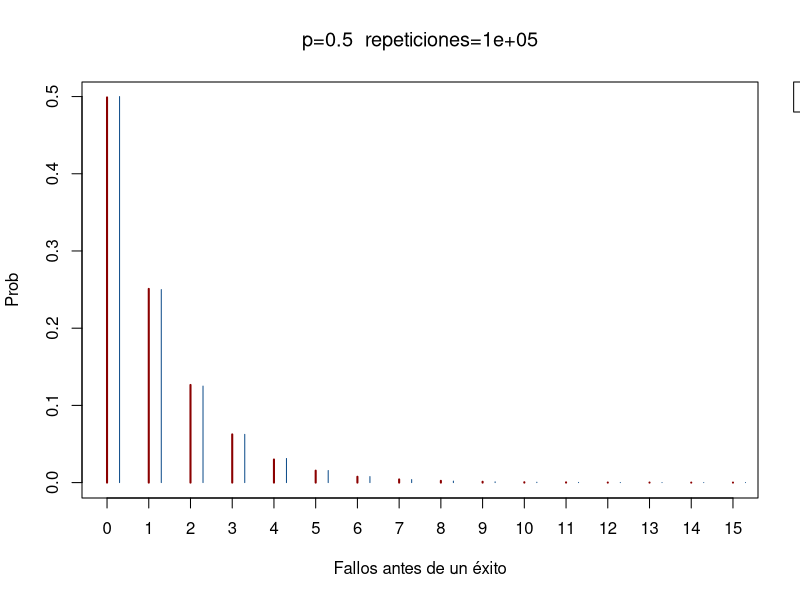
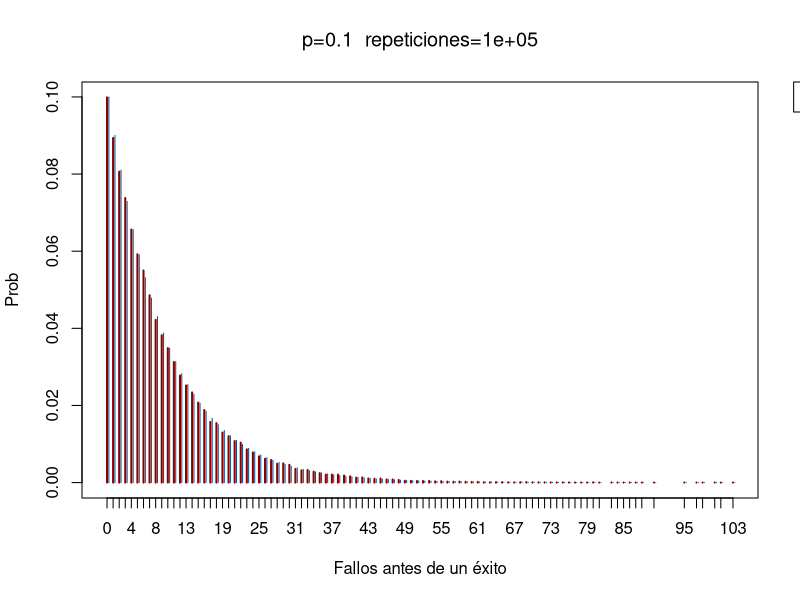
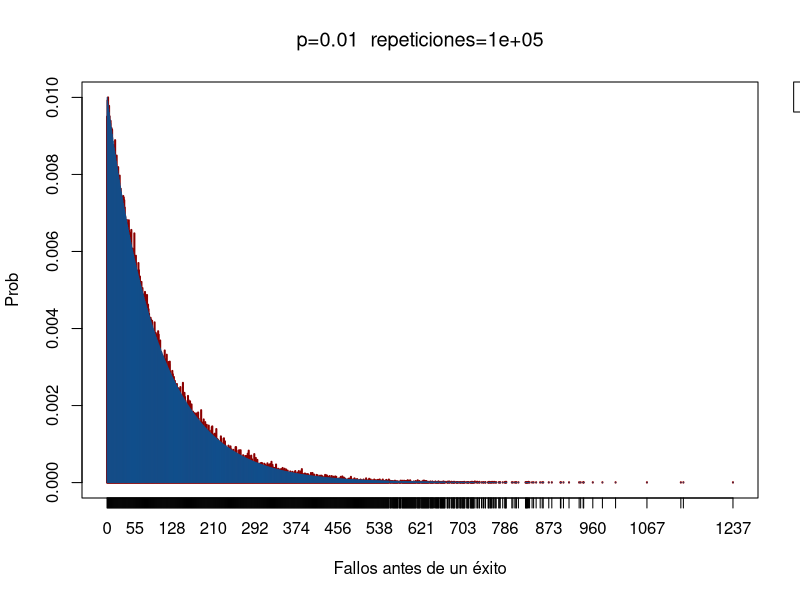
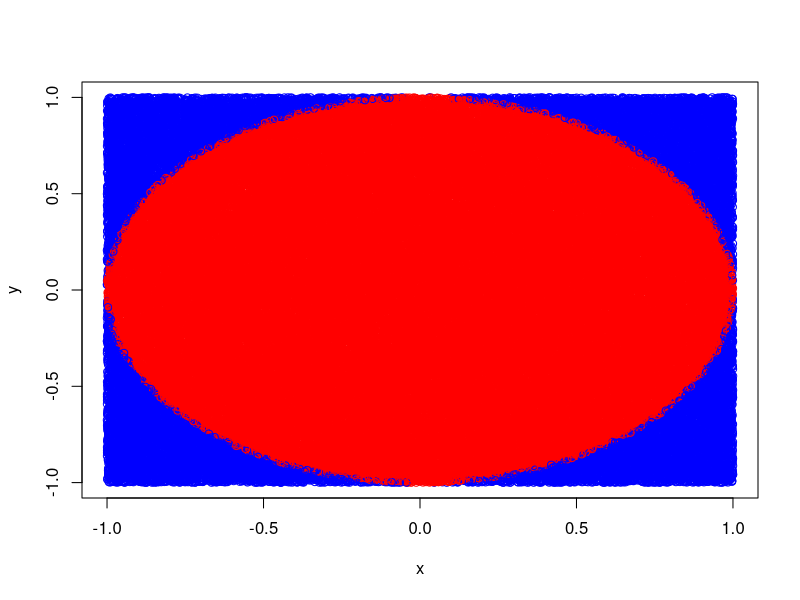

Write R code to recreate these figures, in order.

#Simular moneda cargada
moneda<-function(p)
{
  sample(c(0,1),1,prob = c(1-p,p))
  
}

my_geom<-function(p)
{
  nFallos<-0
  while(TRUE)
  {
    if(moneda(p)==1)
    {
      break
    }
    nFallos<- nFallos+1
  }
  nFallos
}

my_sim_geom<-function(p,nIter)
{
  data<-replicate(nIter,my_geom(p))
  x<-unique(data)
  y<-dgeom(x,p)
  plot(prop.table(table(data)),
       col='darkred',
       ylab = 'Prob',
       xlab = 'Fallos antes de un éxito',
       main = bquote(paste('p=',.(p),'  repeticiones=',.(nIter))))
  points(x+0.3,y, type='h',col='dodgerblue4')
  legend("topright",
        xpd = TRUE,
         inset=c(-0.15,0),
         title= NULL,
         cex=0.5,
         legend=c("simulacion","Teorica"), fill=c("darkred","dodgerblue4"))
}



ps<-c(0.5,0.1,0.01)
sapply(ps,my_sim_geom,nIter=100000)


nData<-100000
x<-runif(nData,-1,1)
y<-runif(nData,-1,1)
plot(x,y,col=ifelse(x^2+y^2>1,'blue','red'))

4*sum(ifelse(x^2+y^2>1,0,1))/nData



markovMtriz<-function(lambda,estados)
{
  
  
  
}






